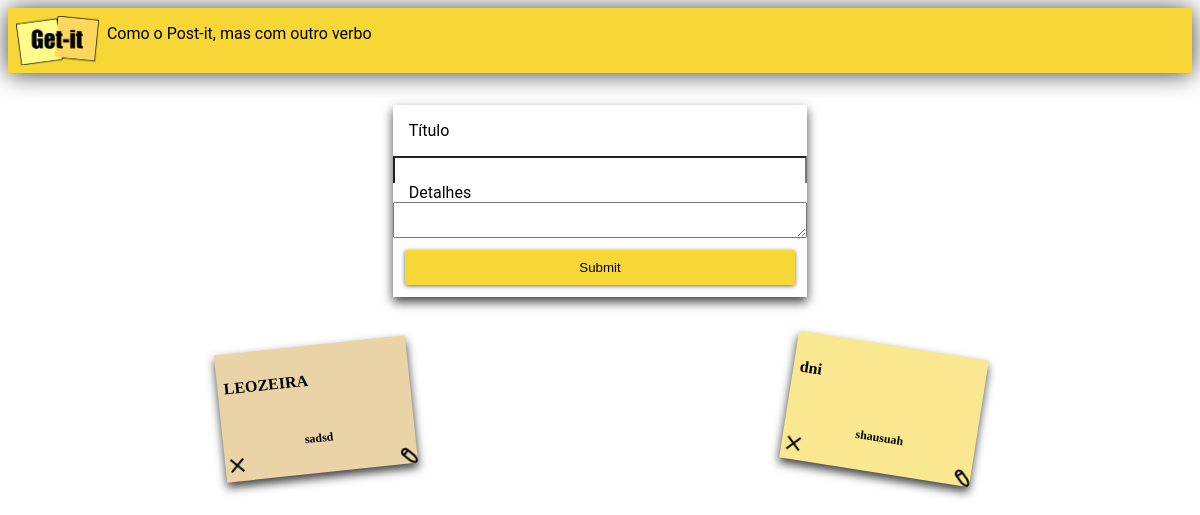
The page / on the database its author committed.
### notes/models.py (models this page shows, shortened)
class Note(models.Model):
    title = models.CharField(max_length=200)
    content = models.TextField()
    id = models.AutoField(primary_key=True)

### notes/views.py (the view)
# urls.py: path('', views.index, name='index'),
def index(request):
    if request.method == 'POST':
        title = request.POST.get('titulo')
        content = request.POST.get('detalhes')
        ID = request.POST.get("Id")
        print(title,"\n",content,"\n",ID)
        if ID == "":
            add(title,content)
        else:
            if title == None:
                Note.objects.filter(id=ID).delete()
            else:
                print("entrei no else loko")
                edition = Note.objects.get(id=ID)
                edition.title = title
                edition.content = content
                edition.save()
        return redirect('index')
    else:
        all_notes = Note.objects.all()
        return render(request, 'notes/index.html', {'notes': all_notes})

### notes/templates/notes/index.html (shortened to what this page needs)
{% extends "notes/base.html" %}
{% load static %}
{% block content %}
<div class="appbar">
<img src="{% static 'notes/img/logo-getit.png' %}" class="logo" />
<p>Como o Post-it, mas com outro verbo</p>
</div>
<main class="container">
  <form class="form-card" method="post">
    <label class="form-card-title" for="titulo">Título</label>
    <input id="titulo" type="text" name="titulo" />
    <label class="autoresize" for="detalhes">Detalhes</label>
    <textarea id="detalhes" name="detalhes"></textarea>
    <input class="btn"  type="submit" />
  </form>
  <div class="card-container">
    {% for note in notes %}
    <div class="card" >
      <form class="card_delete" method="post">
        <input class="delete_img" src="{% static 'notes/img/delete.png' %}" type="image"  alt="Submit"/>
      </form>
      <a class="card_edit"  onclick="editar_card('{{ note.id }}')" >
        <input class="edit_img" src="{% static 'notes/img/edit.png' %}" type="image"/>
      </a>
      <h3 class="card-title" name="title-{{note.id}}" >{{ note.title }}</h3>
      <h3 class="card-content" name="content-{{note.id}}" >{{ note.content}}</h3>
      </div>
      {% endfor %}
    </div>
</main>
{% endblock %}

### notes/static/notes/css/getit2.css (style rules this page uses)
html, body { font-family: "Roboto", sans-serif; }
.appbar { background-color: #f7d736; display: flex; flex-direction: row; align-content: center; box-shadow: 0 1px 24px 0 rgba(0, 0, 0, 0.75); margin-bottom: 1rem; }
.logo { width: 7%; margin: 0.5rem; }
.form-card { display:flex; flex-direction: column; margin-left: auto; margin-right: auto; margin-top: 2rem; margin-bottom: 2rem; width: 35%; box-shadow: 0 5px 10px 0 rgba(0, 0, 0, 0.75); border: none; }
.form-card input[type=text] { font-family: 'Roboto', sans-serif; box-shadow: none; border-bottom: none; font-size: 120%; }
.form-card-title { font-size: auto; margin: 1rem; border:none; }
.autoresize { font-family: 'Roboto', sans-serif; font-size: auto; resize:none; border:none; margin-left: 1rem; }
.btn { position: relative; display: block; padding: 10px 15px; border:none; overflow: hidden; border-width: 0; outline: none; border-radius: 2px; box-shadow: 0 1px 4px rgba(0, 0 , 0, 0.6); background-color: #f7d736; transition: background-color 0.3s; margin: 0.75rem; }
.card-container { margin: 1.5rem; display:flex; flex-wrap:wrap; justify-content: space-around; }
.card { display: flex; justify-content: space-evenly; flex-direction: column; margin-right: 0.2rem; margin-left: 0.2rem; margin-top: 1rem; margin-bottom: 1rem; width: 25%; min-height: 8rem; max-width: 12rem; box-shadow: 0 1px 5px 0 rgba(0, 0, 0, 0.75); border: none; box-shadow: 0 5px 10px 0 rgba(0, 0, 0, 0.75); }
.card-title { font-family: 'Permanent Marker', cursive; font-weight: bold; font-size: 1rem; margin-top: -1.5rem; margin-left: 0.4rem; }
.card-content { font-family: 'Permanent Marker', cursive; font-size: 0.75rem; align-self:center; margin: 0.1rem; }
.btn:before { content: ""; position: absolute; top: 50%; left: 50%; display: block; width: 0; padding-top: 0; border-radius: 100%; background-color: rgba(236, 240, 241, 0.3); -webkit-transform: translate(-50%, -50%); -moz-transform: translate(-50%, -50%); -ms-transform: translate(-50%, -50%); -o-transform: translate(-50%, -50%); transform: translate(-50%, -50%); }
.card-rotation-3 { background-color: #fae890; transform: rotate(9deg); }
.card-rotation-11 { background-color: #ead3a7; transform: rotate(-6deg); }
.card_delete { position: absolute; left: 0; bottom: 0; }
.edit_img { position: absolute; right: 0; bottom:0; }

### rows shown on the page
Note: title "LEOZEIRA", content "sadsd"
Note: title "dni", content "shausuah"
